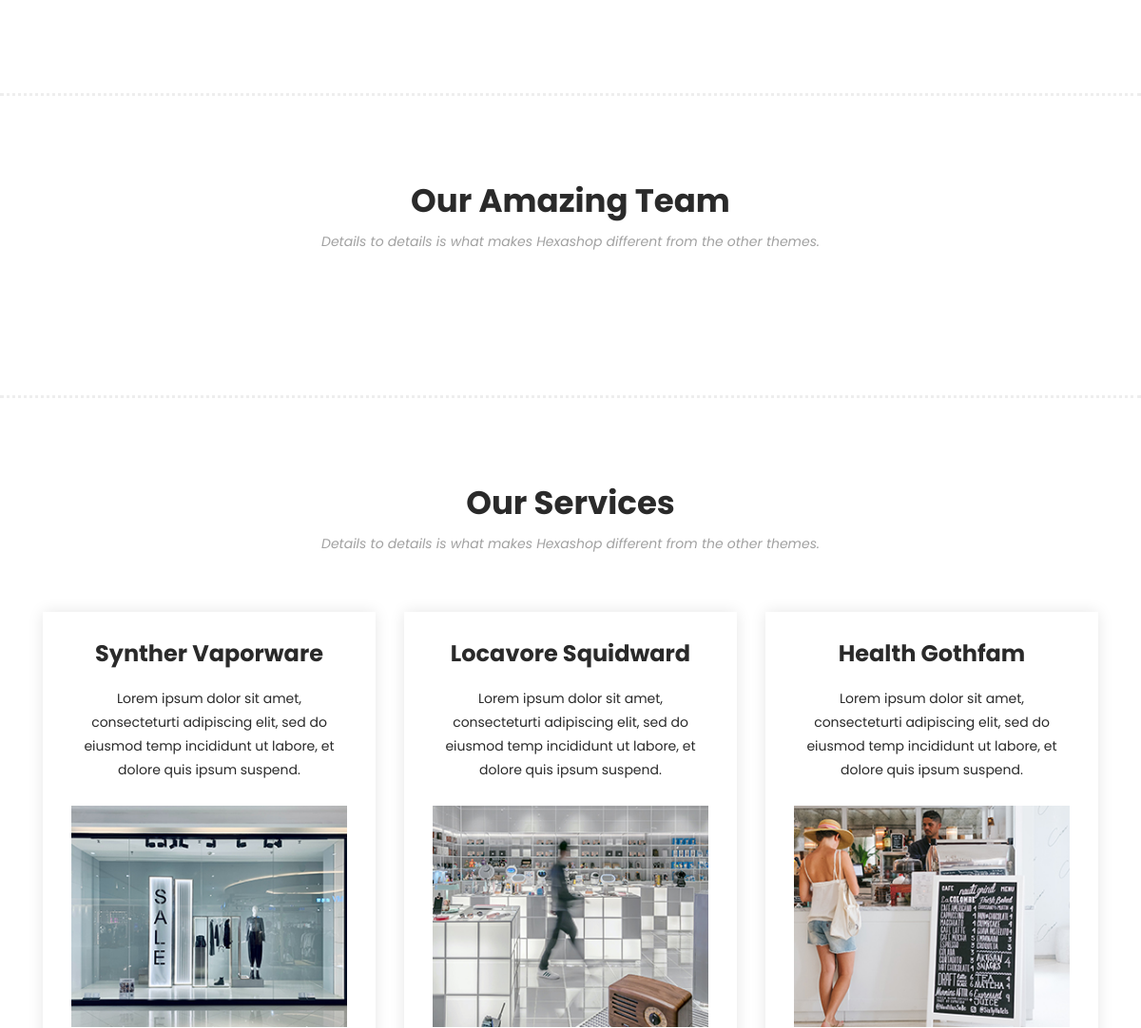
The page /about-us/ (middle part) on the database as committed earlier.
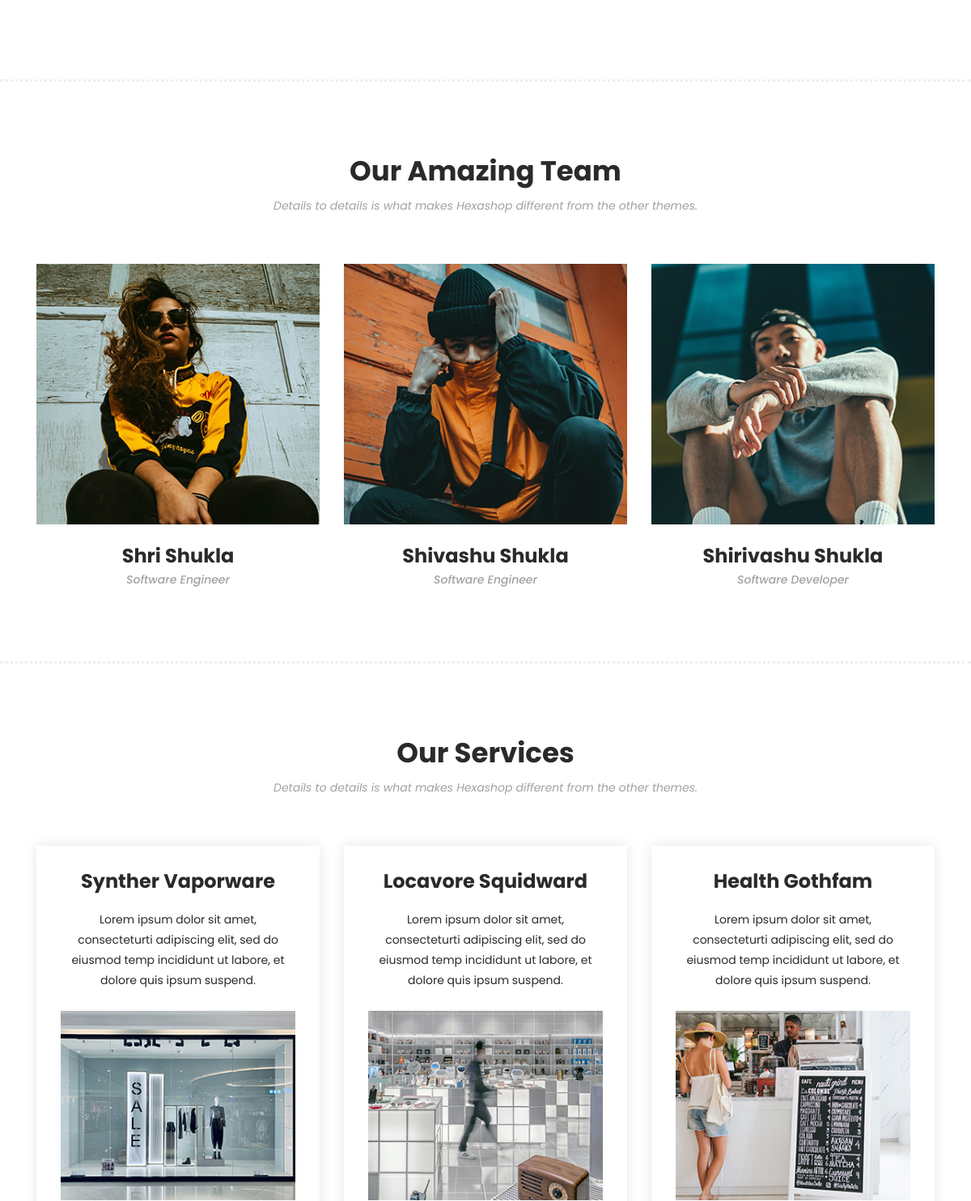
The same page on the database as committed later.
### addproducts/models.py (models this page shows)
class OurAmazingTeam(models.Model):
	member_name =  models.CharField(max_length=50);
	member_role =  models.CharField(max_length=50);
	member_image = models.FileField(upload_to="products/", max_length=250,default=None, unique=True);
	member_instagram_id = models.CharField(max_length=100, null=True, blank=True, unique=True);
	member_facebook_id = models.CharField(max_length=100, null=True, blank=True, unique=True);
	member_twitter_id = models.CharField(max_length=100, null=True, blank=True, unique=True);
	member_linkedin_id = models.CharField(max_length=100, null=True, blank=True, unique=True);
	member_github_id = models.CharField(max_length=100, null=True, blank=True, unique=True);
	"""

	# this is also one of the best consept, but we implementing this in the future...
	def __str__(self):
		return self.my_name+" is Inserted details.";


class Product_Entries(models.Model):
	product_from = models.CharField(max_length=50);
	product_name = models.CharField(max_length=100);
	product_details = HTMLField();
	product_price = models.CharField(max_length=10);
	# we adding this field because we want to add image's too.
	product_image = models.FileField(upload_to="products/", max_length=250,null=True,default=None);
	# we also make internal slug's on the bases of my_name, may be in future we needed these!
	product_slug = AutoSlugField(populate_from='product_name', unique=True, null=True, default=None);
	# we don't want to update our date every time, so we use this
	product_create_date = models.DateTimeField(auto_now_add=True)
	# but we want to track our last updation, to it help to track last
	product_update_date = models.DateTimeField(auto_now=True)

	# we want to show this field as hidden, and its must field,
	# but now i dont know that how we manage this?!!
	# product_stars = models.CharField(max_length=1);

	# And this logic is not working to create a saperate wise according to product_from, may be its logic is somethig else,
	# by the way its logic is coming from, when we do these thing from front-end, so there we set that, upcoming data goes,
	# directly "products/"+"mens/"+"mypick.jpg",
	# product_image = models.FileField(upload_to="products/"+str(product_from)+"/", max_length=250,null=True,default=None);





class OurAmazingTeam(models.Model):
	member_name =  models.CharField(max_length=50);
	member_role =  models.CharField(max_length=50, null=True, blank=True);
	member_email_id = models.EmailField(max_length = 100, null=True, blank=True, unique=True)
	member_mobilenumber = models.CharField(max_length=15, null=True, blank=True, unique=True);
	member_image = models.FileField(upload_to="products/", max_length=250,default=None,blank=True,null=True);
	member_about_section = HTMLField(null=True, blank=True);
	member_username = models.CharField(max_length=50, unique=True);
	member_password = models.CharField(max_length=50);
	member_age = models.CharField(max_length=3, null=True, blank=True);
	member_instagram_id = models.CharField(max_length=100, null=True, blank=True, unique=True);
	member_facebook_id = models.CharField(max_length=100, null=True, blank=True, unique=True);
	member_twitter_id = models.CharField(max_length=100, null=True, blank=True, unique=True);
	member_linkedin_id = models.CharField(max_length=100, null=True, blank=True, unique=True);
	member_github_id = models.CharField(max_length=100, null=True, blank=True, unique=True);
	member_slug = AutoSlugField(populate_from='member_name', unique=True, null=True, default=None);
	# "null=True" is not working for FileField and HTMLField,
	# But still "blank=True" is working, which means data insertion is not must,
	# if we not write anything about "blank" attribute, or write "blank=False", which means insertion is not must.



	"""

### letsShop/views.py (the view)
# urls.py: path('about-us/',views.aboutus,name="about-us"),
def aboutus(request):
    gettingData=OurAmazingTeam.objects.all();   # to get data just dual
    data={'gettingData' : gettingData}
    return render(request,'about-us.html',data);

### templates/about-us.html (shortened to what this page needs)
{% extends "MASTER.html" %}
{% block childcontent %}
    <br>
    <br>
    <br>
    <section class="our-team">
        <div class="container">
            <div class="row">
                <div class="col-lg-12">
                    <div class="section-heading">
                        <h2>Our Amazing Team</h2>
                        <span>Details to details is what makes Hexashop different from the other themes.</span>
                    </div>
                </div>
            {% for data in gettingData %}
                <div class="col-lg-4">
                    <div class="team-item">
                        <div class="thumb">
                            <img src="/media/{{data.member_image}}">
                        </div>
                        <div class="down-content">
                            <h4>{{data.member_name}}</h4>
                            <span>{{data.member_role}}</span>
                        </div>
                    </div>
                </div>
            {% endfor %}
            </div>
        </div>
    </section>
    <section class="our-services">
        <div class="container">
            <div class="row">
                <div class="col-lg-12">
                    <div class="section-heading">
                        <h2>Our Services</h2>
                        <span>Details to details is what makes Hexashop different from the other themes.</span>
                    </div>
                </div>
                <div class="col-lg-4">
                    <div class="service-item">
                        <h4>Synther Vaporware</h4>
                        <p>Lorem ipsum dolor sit amet, consecteturti adipiscing elit, sed do eiusmod temp incididunt ut labore, et dolore quis ipsum suspend.</p>
                        <img src="/static/images/service-01.jpg" alt="">
                    </div>
                </div>
                <div class="col-lg-4">
                    <div class="service-item">
                        <h4>Locavore Squidward</h4>
                        <p>Lorem ipsum dolor sit amet, consecteturti adipiscing elit, sed do eiusmod temp incididunt ut labore, et dolore quis ipsum suspend.</p>
                        <img src="/static/images/service-02.jpg" alt="">
                    </div>
                </div>
                <div class="col-lg-4">
                    <div class="service-item">
                        <h4>Health Gothfam</h4>
                        <p>Lorem ipsum dolor sit amet, consecteturti adipiscing elit, sed do eiusmod temp incididunt ut labore, et dolore quis ipsum suspend.</p>
                        <img src="/static/images/service-03.jpg" alt="">
                    </div>
                </div>
            </div>
        </div>
    </section>
{% endblock %}

Rows that differ between the two databases and show on the page:
added OurAmazingTeam: member_image (picture), member_name "Shri Shukla", member_role "Software Engineer"
added OurAmazingTeam: member_image (picture), member_name "Shivashu Shukla", member_role "Software Engineer"
added OurAmazingTeam: member_image (picture), member_name "Shirivashu Shukla", member_role "Software Developer"
